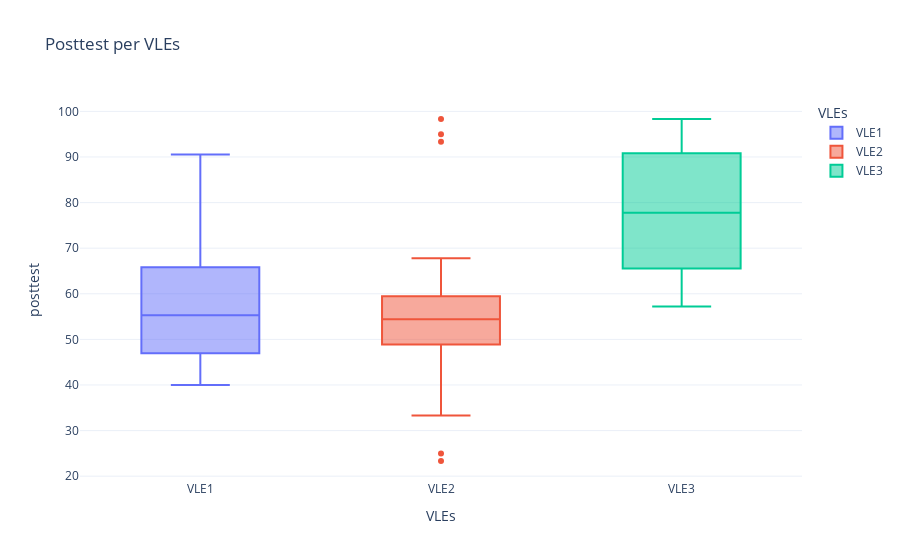

Source (notebook cell):
### Code cell
express.box(df, x = 'VLEs', y = 'posttest', color = 'VLEs', title = 'Posttest per VLEs', labels = {'posttest':'posttest'})
#fig = express.box(df, x = 'VLEs', y = 'posttest', color = 'VLEs', title = 'Posttest per VLEs', labels = {'posttest':'posttest'})
#fig.write_html('boxplotPRE60.html', auto_open=True)
#fig.write_image("boxplotPOST60.png")

### Figure 1 — Plotly figure (JSON) as saved in the notebook; plotly's stock layout.template omitted (floating-point values rounded to 4 significant figures)
{"data": [{"alignmentgroup": "True", "hovertemplate": "VLEs=%{x}<br>posttest=%{y}<extra></extra>", "legendgroup": "VLE1", "marker": {"color": "#636efa"}, "name": "VLE1", "notched": false, "offsetgroup": "VLE1", "orientation": "v", "showlegend": true, "type": "box", "x": ["VLE1", "VLE1", "VLE1", "VLE1", "VLE1", "VLE1", "VLE1", "VLE1", "VLE1", "VLE1", "VLE1", "VLE1", "VLE1", "VLE1", "VLE1", "VLE1", "VLE1", "VLE1", "VLE1", "VLE1"], "x0": " ", "xaxis": "x", "y": [48.33, 90.56, 55, 43.33, 51.67, 50.56, 65, 76.67, 41.67, 70, 61.67, 55.56, 43.33, 45.56, 53.33, 60.56, 66.67, 74.44, 40, 58.33], "y0": " ", "yaxis": "y"}, {"alignmentgroup": "True", "hovertemplate": "VLEs=%{x}<br>posttest=%{y}<extra></extra>", "legendgroup": "VLE2", "marker": {"color": "#EF553B"}, "name": "VLE2", "notched": false, "offsetgroup": "VLE2", "orientation": "v", "showlegend": true, "type": "box", "x": ["VLE2", "VLE2", "VLE2", "VLE2", "VLE2", "VLE2", "VLE2", "VLE2", "VLE2", "VLE2", "VLE2", "VLE2", "VLE2", "VLE2", "VLE2", "VLE2", "VLE2", "VLE2", "VLE2"], "x0": " ", "xaxis": "x", "y": [23.33, 56.67, 60, 52.22, 41.11, 93.33, 57.78, 95, 55, 56.67, 52.22, 53.33, 48.89, 67.78, 98.33, 25, 48.89, 54.44, 33.33], "y0": " ", "yaxis": "y"}, {"alignmentgroup": "True", "hovertemplate": "VLEs=%{x}<br>posttest=%{y}<extra></extra>", "legendgroup": "VLE3", "marker": {"color": "#00cc96"}, "name": "VLE3", "notched": false, "offsetgroup": "VLE3", "orientation": "v", "showlegend": true, "type": "box", "x": ["VLE3", "VLE3", "VLE3", "VLE3", "VLE3", "VLE3", "VLE3", "VLE3", "VLE3", "VLE3", "VLE3", "VLE3", "VLE3", "VLE3", "VLE3", "VLE3", "VLE3", "VLE3", "VLE3"], "x0": " ", "xaxis": "x", "y": [91.67, 98.33, 86.11, 88.33, 81.67, 67.78, 57.22, 77.22, 91.67, 81.67, 95, 65.56, 62.78, 74.44, 77.78, 58.33, 91.67, 65.56, 58.89], "y0": " ", "yaxis": "y"}], "layout": {"boxmode": "overlay", "legend": {"title": {"text": "VLEs"}, "tracegroupgap": 0}, "title": {"text": "Posttest per VLEs"}, "xaxis": {"anchor": "y", "categoryarray": ["VLE1", "VLE2", "VLE3"], "categoryorder": "array", "domain": [0, 1], "title": {"text": "VLEs"}}, "yaxis": {"anchor": "x", "domain": [0, 1], "title": {"text": "posttest"}}}}
